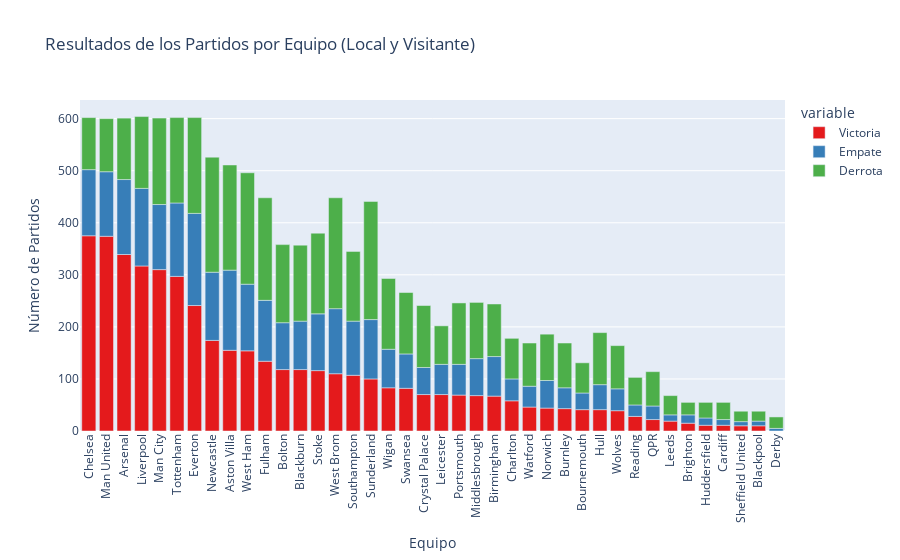

The code cell stored with this chart in its notebook:
### Code cell
# Gráficos de resultados por equipo de manera general
print("\nResultados de los partidos por equipo de manera general:")
results_local = results[['Victoria', 'Empate', 'Derrota']]
results_visit = results_away[['Victoria', 'Empate', 'Derrota']]
# Concatenar los resultados de local y visitante
resultados_totales = results_local.add(results_visit, fill_value=0).astype(int)
# Ordenar los resultados por el número total de partidos jugados
resultados_totales = resultados_totales.sort_values(by='Victoria', ascending=False)

# Gráfico de los resultados de los partidos por equipo de manera general, cada barra representa el número de victorias, empates y derrotas
fig = px.bar(resultados_totales,
                title='Resultados de los Partidos por Equipo (Local y Visitante)',
                labels={'value': 'Número de Partidos', 'index': 'Equipo'},
                color_discrete_sequence=px.colors.qualitative.Set1)
fig.update_layout(xaxis_title='Equipo', yaxis_title='Número de Partidos')
fig.update_xaxes(tickangle=-90)
fig.show()

### Figure 1 — Plotly figure (JSON) as saved in the notebook; plotly's stock layout.template omitted (floating-point values rounded to 4 significant figures)
{"data": [{"hovertemplate": "variable=Victoria<br>HomeTeam=%{x}<br>Número de Partidos=%{y}<extra></extra>", "legendgroup": "Victoria", "marker": {"color": "rgb(228,26,28)", "pattern": {"shape": ""}}, "name": "Victoria", "orientation": "v", "showlegend": true, "textposition": "auto", "type": "bar", "x": ["Chelsea", "Man United", "Arsenal", "Liverpool", "Man City", "Tottenham", "Everton", "Newcastle", "Aston Villa", "West Ham", "Fulham", "Bolton", "Blackburn", "Stoke", "West Brom", "Southampton", "Sunderland", "Wigan", "Swansea", "Crystal Palace", "Leicester", "Portsmouth", "Middlesbrough", "Birmingham", "Charlton", "Watford", "Norwich", "Burnley", "Bournemouth", "Hull", "Wolves", "Reading", "QPR", "Leeds", "Brighton", "Huddersfield", "Cardiff", "Sheffield United", "Blackpool", "Derby"], "xaxis": "x", "y": [375, 374, 339, 317, 310, 297, 241, 174, 155, 154, 134, 118, 118, 116, 110, 107, 100, 83, 82, 70, 70, 69, 68, 67, 58, 46, 44, 43, 41, 41, 39, 28, 22, 19, 15, 11, 11, 10, 10, 0], "yaxis": "y"}, {"hovertemplate": "variable=Empate<br>HomeTeam=%{x}<br>Número de Partidos=%{y}<extra></extra>", "legendgroup": "Empate", "marker": {"color": "rgb(55,126,184)", "pattern": {"shape": ""}}, "name": "Empate", "orientation": "v", "showlegend": true, "textposition": "auto", "type": "bar", "x": ["Chelsea", "Man United", "Arsenal", "Liverpool", "Man City", "Tottenham", "Everton", "Newcastle", "Aston Villa", "West Ham", "Fulham", "Bolton", "Blackburn", "Stoke", "West Brom", "Southampton", "Sunderland", "Wigan", "Swansea", "Crystal Palace", "Leicester", "Portsmouth", "Middlesbrough", "Birmingham", "Charlton", "Watford", "Norwich", "Burnley", "Bournemouth", "Hull", "Wolves", "Reading", "QPR", "Leeds", "Brighton", "Huddersfield", "Cardiff", "Sheffield United", "Blackpool", "Derby"], "xaxis": "x", "y": [127, 124, 144, 149, 125, 141, 177, 131, 154, 128, 117, 90, 93, 109, 125, 104, 114, 74, 66, 52, 58, 59, 71, 76, 42, 40, 53, 40, 32, 48, 42, 22, 26, 12, 16, 14, 11, 8, 9, 5], "yaxis": "y"}, {"hovertemplate": "variable=Derrota<br>HomeTeam=%{x}<br>Número de Partidos=%{y}<extra></extra>", "legendgroup": "Derrota", "marker": {"color": "rgb(77,175,74)", "pattern": {"shape": ""}}, "name": "Derrota", "orientation": "v", "showlegend": true, "textposition": "auto", "type": "bar", "x": ["Chelsea", "Man United", "Arsenal", "Liverpool", "Man City", "Tottenham", "Everton", "Newcastle", "Aston Villa", "West Ham", "Fulham", "Bolton", "Blackburn", "Stoke", "West Brom", "Southampton", "Sunderland", "Wigan", "Swansea", "Crystal Palace", "Leicester", "Portsmouth", "Middlesbrough", "Birmingham", "Charlton", "Watford", "Norwich", "Burnley", "Bournemouth", "Hull", "Wolves", "Reading", "QPR", "Leeds", "Brighton", "Huddersfield", "Cardiff", "Sheffield United", "Blackpool", "Derby"], "xaxis": "x", "y": [100, 102, 118, 138, 166, 164, 184, 221, 202, 214, 197, 150, 146, 155, 213, 134, 227, 136, 118, 119, 74, 118, 108, 101, 78, 83, 89, 86, 58, 100, 83, 53, 66, 37, 24, 30, 33, 20, 19, 22], "yaxis": "y"}], "layout": {"barmode": "relative", "legend": {"title": {"text": "variable"}, "tracegroupgap": 0}, "title": {"text": "Resultados de los Partidos por Equipo (Local y Visitante)"}, "xaxis": {"anchor": "y", "domain": [0, 1], "tickangle": -90, "title": {"text": "Equipo"}}, "yaxis": {"anchor": "x", "domain": [0, 1], "title": {"text": "Número de Partidos"}}}}
